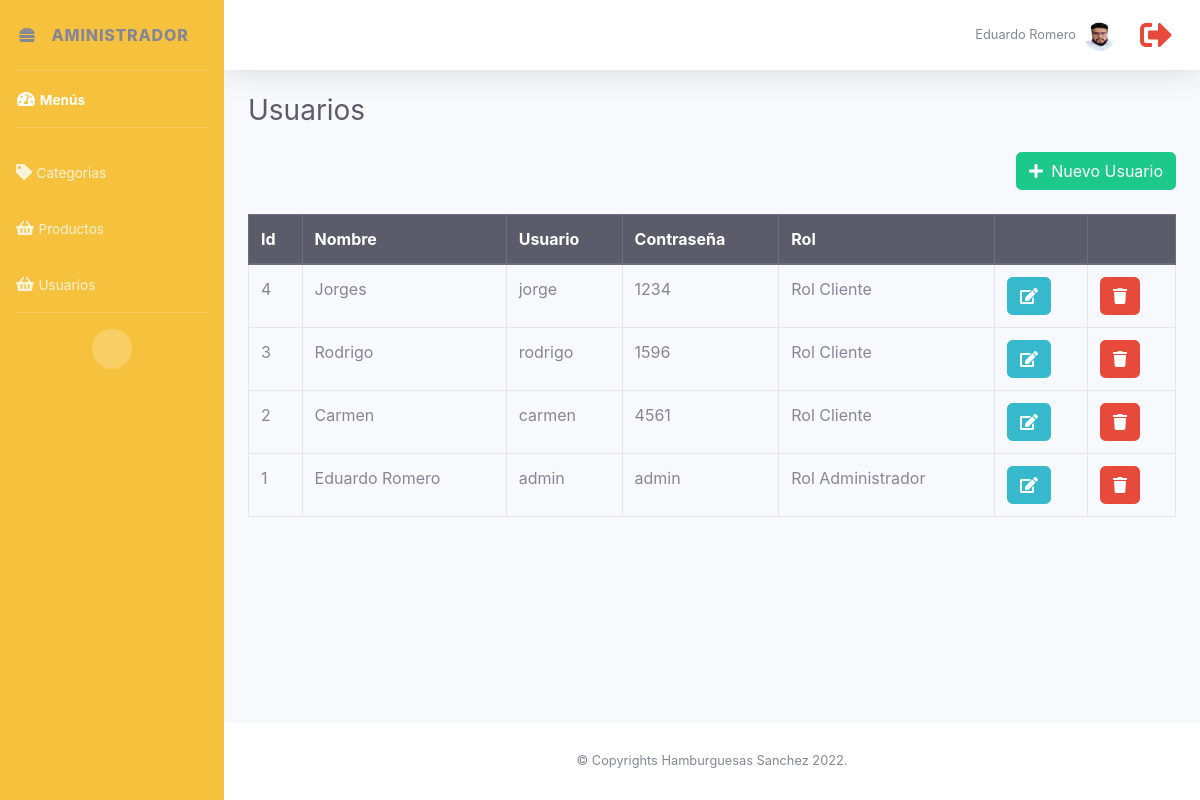
Screenshot of /admin/usuarios.php (signed in) with the database file from the repository.
### tables this page shows
CREATE TABLE `usuario` (
  `id_usuario` int(11) NOT NULL,
  `nombre` varchar(50) NOT NULL,
  `usuario` varchar(50) NOT NULL,
  `clave` varchar(50) NOT NULL,
  `id_rol` int(11) NOT NULL
);

CREATE TABLE `rol` (
  `id_rol` int(11) NOT NULL,
  `rol` varchar(50) NOT NULL
);

### admin/usuarios.php (the view, shortened to what this page needs)
<?php
require_once "../config/conexion.php";
?>
<!DOCTYPE html>
<html lang="en">
<head>
</head>
<body>
    <?php
    include("includes/header.php")
    ?>
    <div class=" d-sm-flex align-items-center justify-content-between mb-4">
        <h1 class="h3 mb-0 text-gray-800 ">Usuarios</h1>
    </div>
    <div class="align-items-center justify-content-between mb-4 text-right">
        <button type="button" class="btn btn-success" data-toggle="modal" data-target="#usuarios">
            <i class="fa fa-plus mr-2"></i>Nuevo Usuario</button>
    </div>
    <div class="row">
        <div class="col-md-12">
            <div class="table-responsive">
                <table class="table table-hover table-bordered" style="width: 100%;">
                    <thead class="thead-dark">
                        <tr>
                            <th>Id</th>
                            <th>Nombre</th>
                            <th>Usuario</th>
                            <th>Contraseña</th>
                            <th>Rol</th>
                            <th></th>
                            <th></th>
                        </tr>
                    </thead>
                    <tbody>
                        <?php
                        $query = mysqli_query($conexion, "SELECT p.*, c.id_rol AS id_rol, c.rol FROM usuario p INNER JOIN rol c ON c.id_rol = p.id_rol ORDER BY p.id_usuario DESC");
                        while ($data = mysqli_fetch_assoc($query)) { ?>
                            <tr>
                                <td><?php echo $data['id_usuario']; ?></td>
                                <td><?php echo $data['nombre']; ?></td>
                                <td><?php echo $data['usuario']; ?></td>
                                <td><?php echo $data['clave']; ?></td>
                                <td><?php echo $data['rol']; ?></td>
                                <td><button class="btn btn-info btnEditar" data-id="<?php echo $data['id_usuario']; ?>" data-nombre="<?php echo $data['nombre']; ?>" data-usuario="<?php echo $data['usuario']; ?>" data-clave="<?php echo $data['clave']; ?>" data-rol="<?php echo $data['id_rol']; ?>" data-toggle="modal" data-target="#modalEditar">
                                        <i class="fa fa-edit"></i></button></td>
                                <td>
                                    <form method="post" action="eliminar.php?accion=usu&id=<?php echo $data['id_usuario']; ?>" class="d-inline eliminar">
                                        <button class="btn btn-danger" type="submit"><i class="fa fa-trash"></i></button>
                                    </form>
                                </td>
                            </tr>
                        <?php } ?>
                    </tbody>
                </table>
            </div>
        </div>
    </div>
    <?php include("includes/footer.php"); ?>
</body>
</html>

### admin/includes/header.php (shortened to what this page needs)
<!DOCTYPE html>
<html lang="en">
<head>
    <link href="../assets/css/sb-admin-2.min.css" rel="stylesheet">
</head>
<body id="page-top">
    <div id="wrapper">
        <ul class="navbar-nav bg-warning sidebar sidebar-dark accordion" id="accordionSidebar">
            <a class="sidebar-brand d-flex align-items-center justify-content-center"">
                <div class=" sidebar-brand-icon">
                <i class="fas fa-hamburger"></i>
    </div>
    <div class="sidebar-brand-text mx-3">AMINISTRADOR</div>
    </a>
    <hr class="sidebar-divider my-0">
    <li class="nav-item active">
        <a class="nav-link" href="productos.php">
            <i class="fas fa-fw fa-tachometer-alt"></i>
            <span>Menús</span></a>
    </li>
    <hr class="sidebar-divider">
    <li class="nav-item">
        <a class="nav-link" href="categorias.php">
            <i class="fas fa-tag"></i>
            <span>Categorias</span></a>
    </li>
    <li class="nav-item">
        <a class="nav-link" href="productos.php">
            <i class="fas fa-shopping-basket"></i>
            <span>Productos</span></a>
    </li>
    <li class="nav-item">
        <a class="nav-link" href="usuarios.php">
            <i class="fas fa-shopping-basket"></i>
            <span>Usuarios</span></a>
    </li>
    <hr class="sidebar-divider d-none d-md-block">
    <div class="text-center d-none d-md-inline">
        <button class="rounded-circle border-0 " id="sidebarToggle"></button>
    </div>
    </ul>
    <div id="content-wrapper" class="d-flex flex-column">
        <div id="content">
            <nav class="navbar navbar-expand navbar-light bg-white topbar mb-4 static-top shadow">
                <ul class="navbar-nav ml-auto">
                    <li class="nav-item dropdown no-arrow">
                        <a class="nav-link dropdown-toggle" href="#" id="userDropdown" role="button" data-toggle="dropdown" aria-haspopup="true" aria-expanded="false">
                            <span class="mr-2 d-none d-lg-inline text-gray-600 small"><?php echo $_SESSION['nombre']; ?></span>
                            <img class="img-profile rounded-circle" src="../assets/img/Romero.jpg">
                        </a>
                    </li>
                    <li class="nav-item">
                        <a class="nav-link text-danger " href="../salir.php">
                            <i class="fas fa-sign-out-alt fa-2x"></i>
                        </a>
                    </li>
                </ul>
            </nav>
            <div class="container-fluid">

### admin/includes/footer.php (shortened to what this page needs)
</div>
</div>
<footer class="sticky-footer bg-white">
    <div class="container my-auto">
        <div class="copyright text-center my-auto">
            <span>&copy; Copyrights Hamburguesas Sanchez 2022.</span>
        </div>
    </div>
</footer>
</div>
</div>
</body>
</html>

### rows the page displays
usuario: id_usuario "4", nombre "Jorges", usuario "jorge", clave "1234", id_rol.rol "Rol Cliente"
usuario: id_usuario "3", nombre "Rodrigo", usuario "rodrigo", clave "1596", id_rol.rol "Rol Cliente"
usuario: id_usuario "2", nombre "Carmen", usuario "carmen", clave "4561", id_rol.rol "Rol Cliente"
usuario: id_usuario "1", nombre "Eduardo Romero", usuario "admin", clave "admin", id_rol.rol "Rol Administrador"

### other values shown
$_SESSION['nombre'] "Eduardo Romero"
